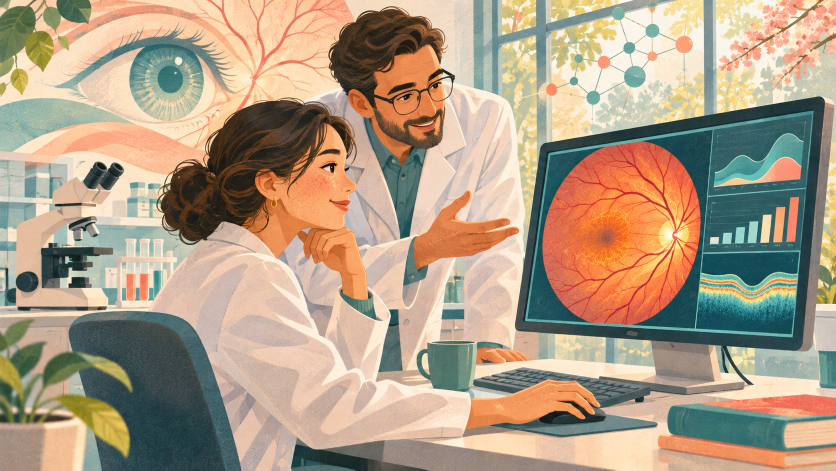
#> input picture eye-health-video/full/research.png, 1672 x 941 px (shown at 1/2 size)
$ python thumbnail.py
#> lines starting #> are read from the running program, lines starting #| are printed output that depends on the picture
from pathlib import Path
from PIL import Image,ImageDraw,ImageFont,ImageOps,ImageFilter
p=Path(__file__).resolve().parent
im=ImageOps.fit(Image.open(p/'research.png').convert('RGB'),(1280,720))
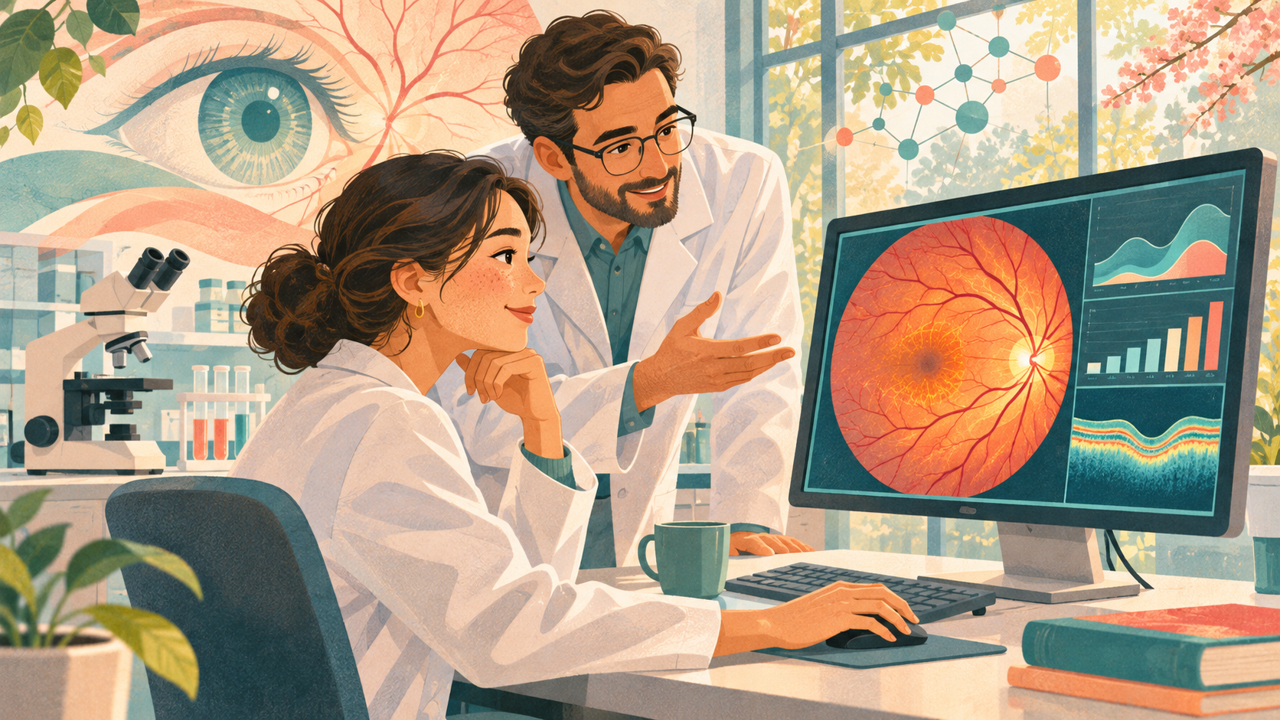
#> im: PIL image 1280x720 RGB; mean R, G, B 175.8, 156.6, 133.4
overlay=Image.new('RGBA',im.size);d=ImageDraw.Draw(overlay)
#> after `overlay = Image.new('RGBA', im.size)`: overlay: PIL image 1280x720 RGBA; every value is 0
d.rounded_rectangle((32,119,770,636),radius=28,fill=(255,252,244,237))
d.rounded_rectangle((40,32,595,98),radius=32,fill=(20,55,59,245))
font=str(Path(__file__).resolve().parent/'fonts'/'NanumGothic-Bold.ttf')
d.text((66,48),'ENGLISH LISTENING & SHADOWING',font=ImageFont.truetype(font,25),fill='white')
d.text((72,150),'CAN AN EYE TEST',font=ImageFont.truetype(font,58),fill='#19363a')
d.text((72,238),'REVEAL',font=ImageFont.truetype(font,90),fill='#19363a')
d.text((72,351),'HIDDEN HEALTH',font=ImageFont.truetype(font,70),fill='#db704f')
d.text((72,446),'PROBLEMS?',font=ImageFont.truetype(font,79),fill='#19363a')
d.rounded_rectangle((75,564,355,574),radius=5,fill='#e4a359')
im=Image.alpha_composite(im.convert('RGBA'),overlay).convert('RGB')
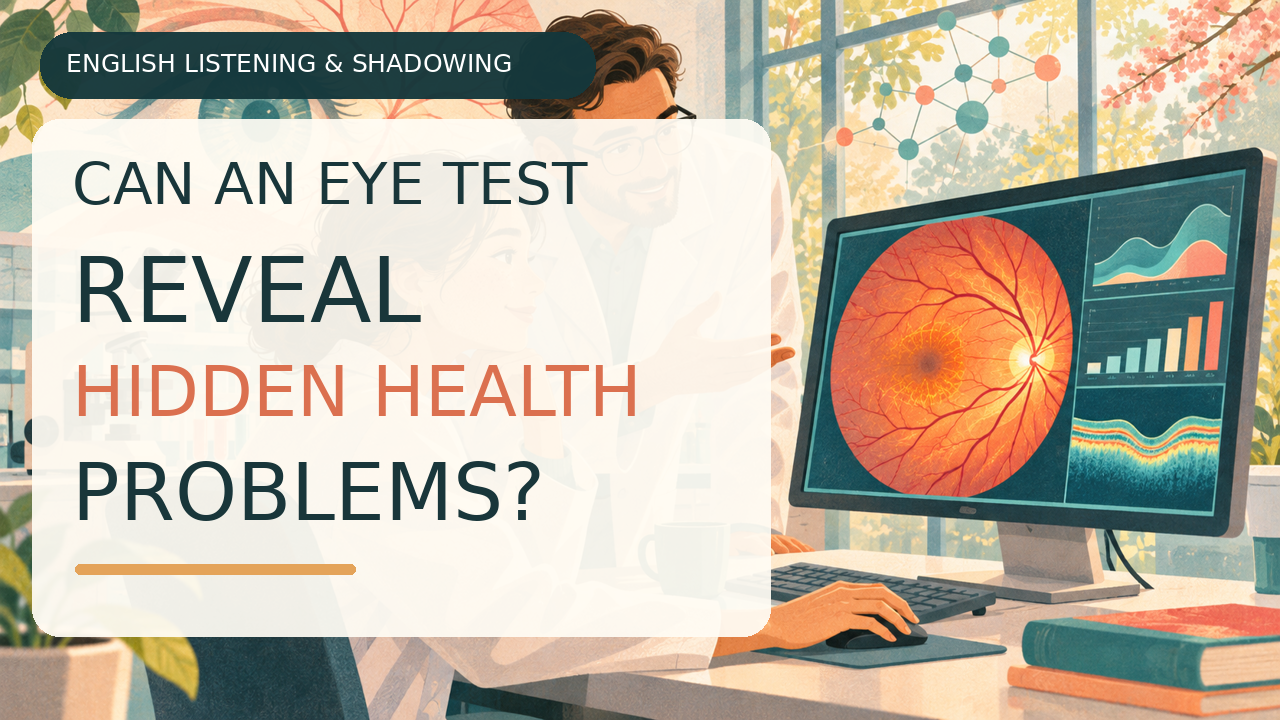
#> im: PIL image 1280x720 RGB; mean R, G, B 192.6, 182.7, 166.2
im.save(p/'thumbnail.png')

$ run again, with eye-health-video/full/consultation.png copied over eye-health-video/full/research.png
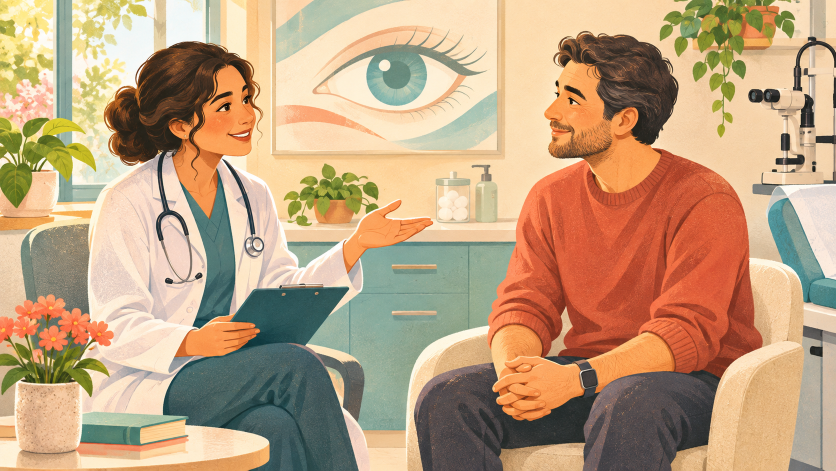
#> input picture eye-health-video/full/consultation.png, 1672 x 941 px (shown at 1/2 size)
#> `im=ImageOps.fit(Image.open(p/'research.png').convert('RGB'),(1280,720))`:
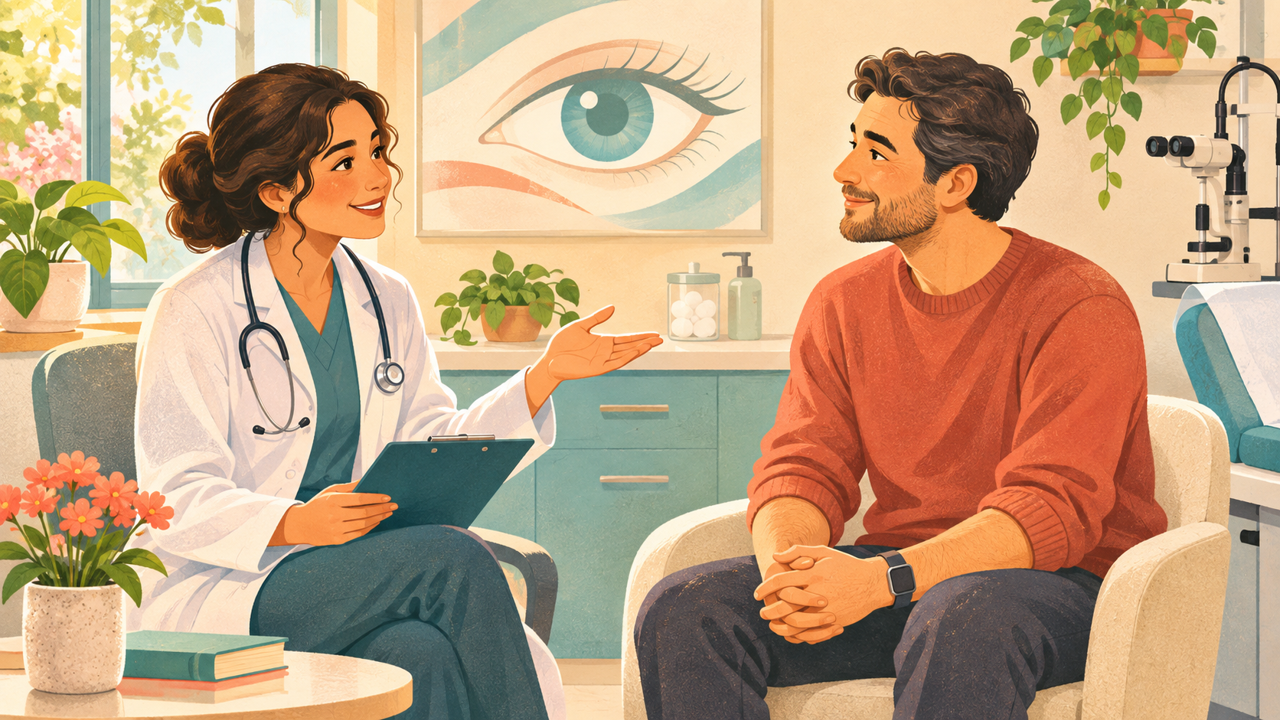
#> im: PIL image 1280x720 RGB; mean R, G, B 190.5, 160.3, 127.5
#> overlay: PIL image 1280x720 RGBA; every value is 0
#> `im=Image.alpha_composite(im.convert('RGBA'),overlay).convert('RGB')`:
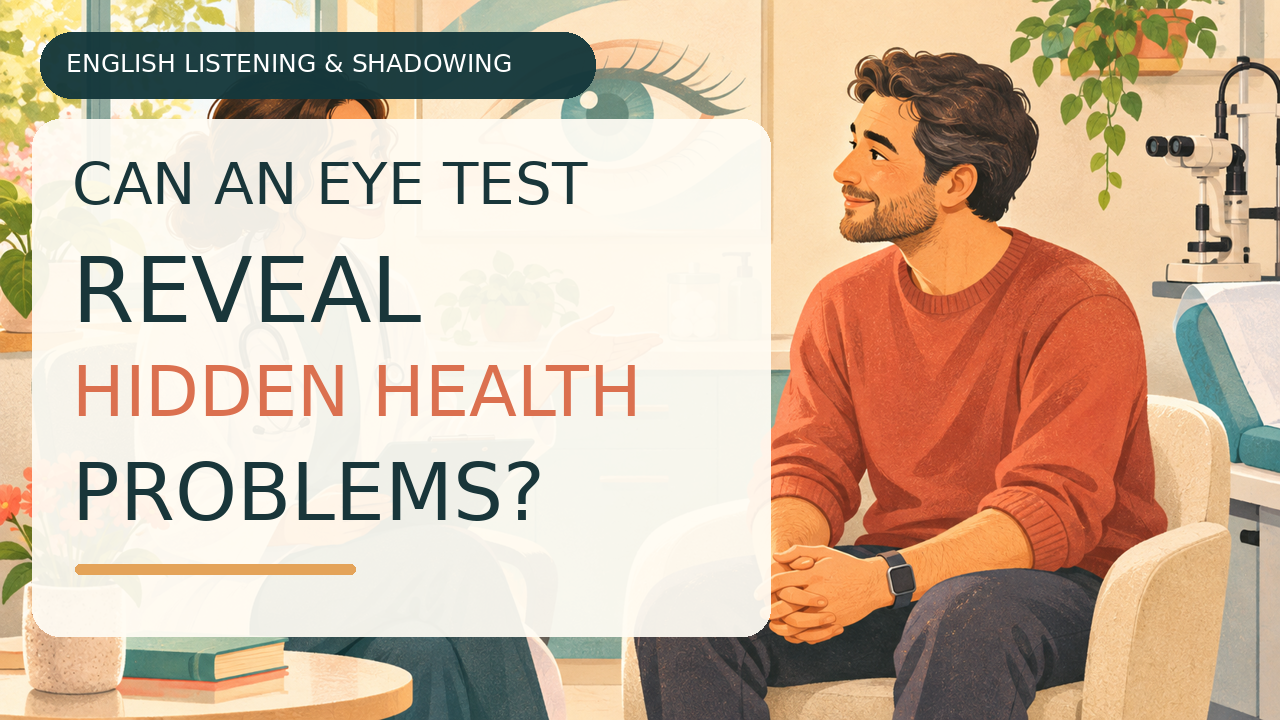
#> im: PIL image 1280x720 RGB; mean R, G, B 204.9, 180.7, 157.7
